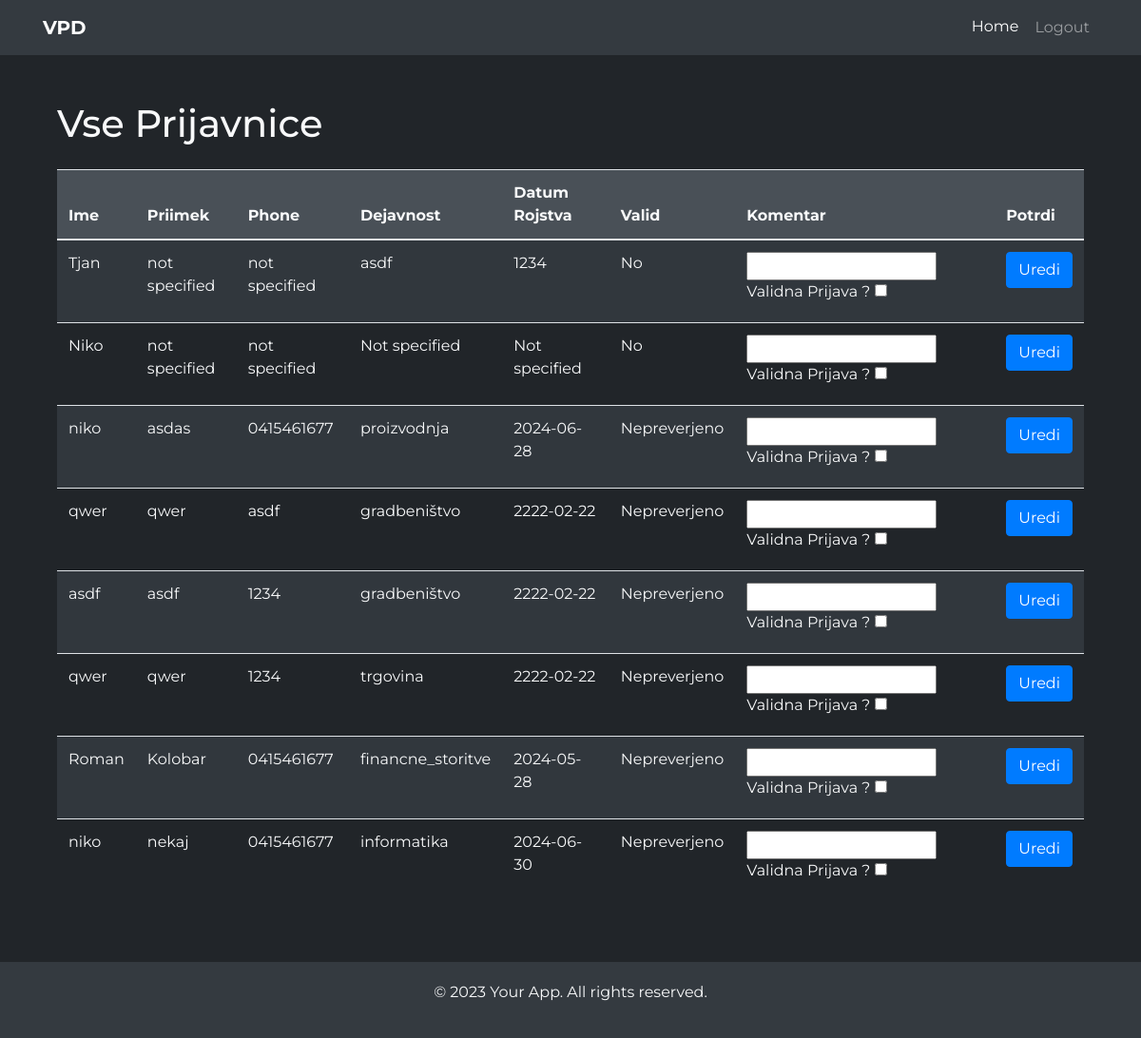
The page /prijavnice/ (signed in) on the database as committed earlier.
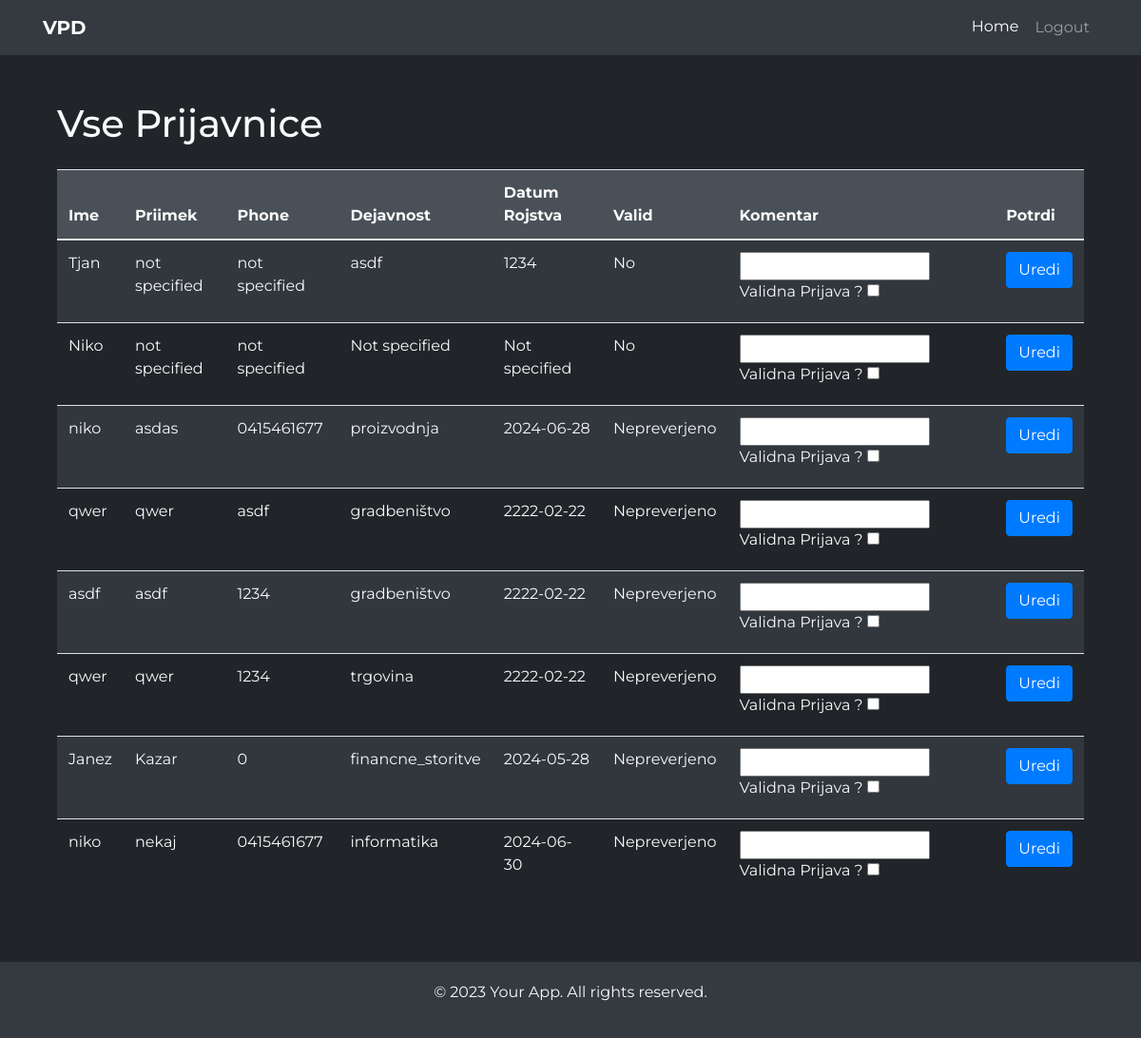
The same page on the database as committed later.
### webapp/models.py (models this page shows, shortened)
class Prijavnica(models.Model):
    ime = models.CharField(max_length=100, null=True)
    priimek = models.CharField(max_length=100, null=True)
    email = models.CharField(max_length=100, null=True)
    phone = models.CharField(max_length=15, null=True)
    dejavnost = models.CharField(max_length=100, default=None, null=True)
    datumrojstva = models.CharField(max_length=100, default=None, null=True)
    valid = models.BooleanField(null=True, default=None)
    komentar = models.CharField(max_length=255, null=True, default=None)
    user = models.ForeignKey(User, on_delete=models.CASCADE, null=True, blank=True)

### webapp/views.py (the view)
# urls.py: path("prijavnice/", views.prijavnice, name="prijavnice"),
@login_required
def prijavnice(request):
    if request.user.is_staff:
        prijave = Prijavnica.objects.all()
        return render(request, "prijavnice.html", {"prijavnica_list": prijave})
    else:
        return redirect(reverse('home'))

### webapp/templates/prijavnice.html (shortened to what this page needs)
{% extends 'base.html' %}
{% block content %}
<div class="container">
    <h1 class="mb-4">Vse Prijavnice</h1>
    {% if prijavnica_list %}
    <div class="table-responsive">
        <table class="table table-striped">
            <thead>
                <tr>
                    <th>Ime</th>
                    <th>Priimek</th>
                    <th>Phone</th>
                    <th>Dejavnost</th>
                    <th>Datum Rojstva</th>
                    <th>Valid</th>
                    <th>Komentar</th>
                    <th>Potrdi</th>
                </tr>
            </thead>
            <tbody>
                {% for prijavnica in prijavnica_list %}
                <tr>
                    <td>{{ prijavnica.ime }}</td>
                    <td>{{ prijavnica.priimek }}</td>
                    <td>{{ prijavnica.phone }}</td>
                    <td>{{ prijavnica.dejavnost }}</td>
                    <td>{{ prijavnica.datumrojstva }}</td>
                    <td>
                        {% if prijavnica.valid is None %}
                            Nepreverjeno
                        {% elif prijavnica.valid %}
                            Yes
                        {% else %}
                            No
                        {% endif %}
                    </td>
                    <td>
                        <form method="POST" action="{% url 'edit_prijavnica' prijavnica.id %}?komentar={{ prijavnica.komentar }}&valid={{ prijavnica.valid }}">
                            <input type="text" name="komentar" value="{{ prijavnica_instance.komentar }}">
                            <label for="valid">Validna Prijava ?</label>
                            <input type="checkbox" name="valid" {% if prijavnica_instance.valid %}checked{% endif %}>
                            <br>
                            <td>
                                <button type="submit" class="btn btn-primary">Uredi
                                </button>
                            </td>
                        </form>
                    </td>
                </tr>
                {% endfor %}
            </tbody>
        </table>
    </div>
    {% else %}
    <p>No Prijavnica instances found.</p>
    {% endif %}
</div>
{% endblock %}

Rows that differ between the two databases and show on the page:
changed Prijavnica "financne_storitve": ime "Roman" → "Janez"; priimek "Kolobar" → "Kazar"; phone "0415461677" → "0"
